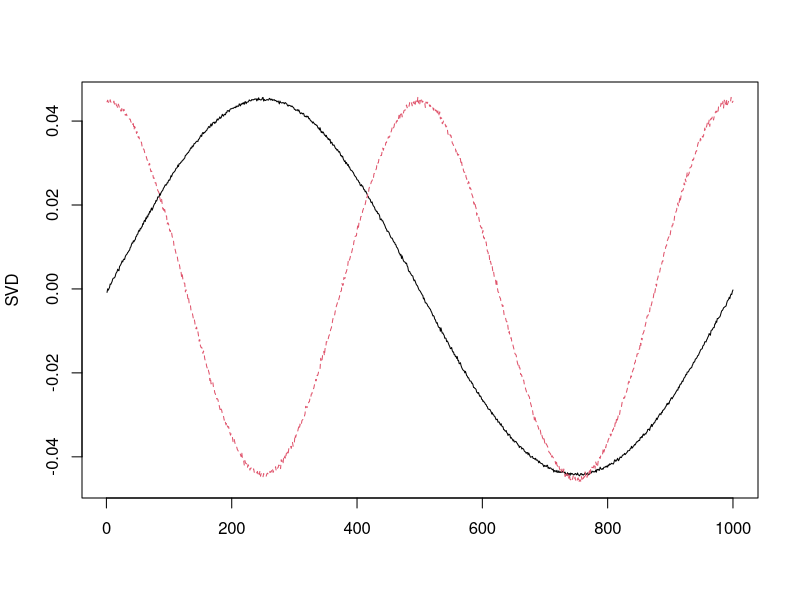
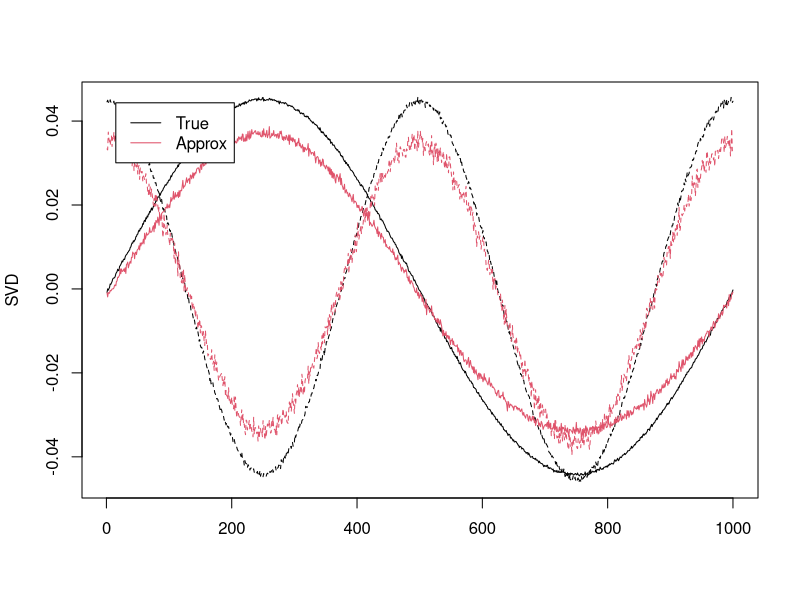

These figures' R source, in order:

library(fields)
p <- 1000
n <- 2000
t <- seq(0,2*pi,length=p)
X <- matrix(0,n,p)

for(i in 1:n){
  X[i,] <- 5 + rnorm(1)*sin(t) + 0.5*rnorm(1)*cos(2*t) + rnorm(p)/5
}
X <- sweep(X,2,colMeans(X),"-")


tick <- proc.time()[3]
SVD <- svd(X)$v[,1:2]
tock <- proc.time()[3]
tock-tick

matplot(SVD,type="l")


nsamps <- 10
size   <- 20

tick <- proc.time()[3]

sub  <- rank(runif(n))<=size
aSVD <- svd(X[sub,])$v[,1:2]/nsamps

for(j in 2:nsamps){
 sub     <- rank(runif(n))<=size
 ev2     <- svd(X[sub,])$v[,1:2]

 ev2[,1] <- sign(cor(ev2[,1],SVD[,1]))*ev2[,1]
 ev2[,2] <- sign(cor(ev2[,2],SVD[,2]))*ev2[,2]
 
 aSVD    <- aSVD+ev2/nsamps
}
tock <- proc.time()[3]
tock-tick

matplot(SVD,type="l",col=1)
matplot(aSVD,type="l",add=TRUE,col=2)
legend("topleft",c("True","Approx"),col=1:2,lwd=1,inset=0.05)
